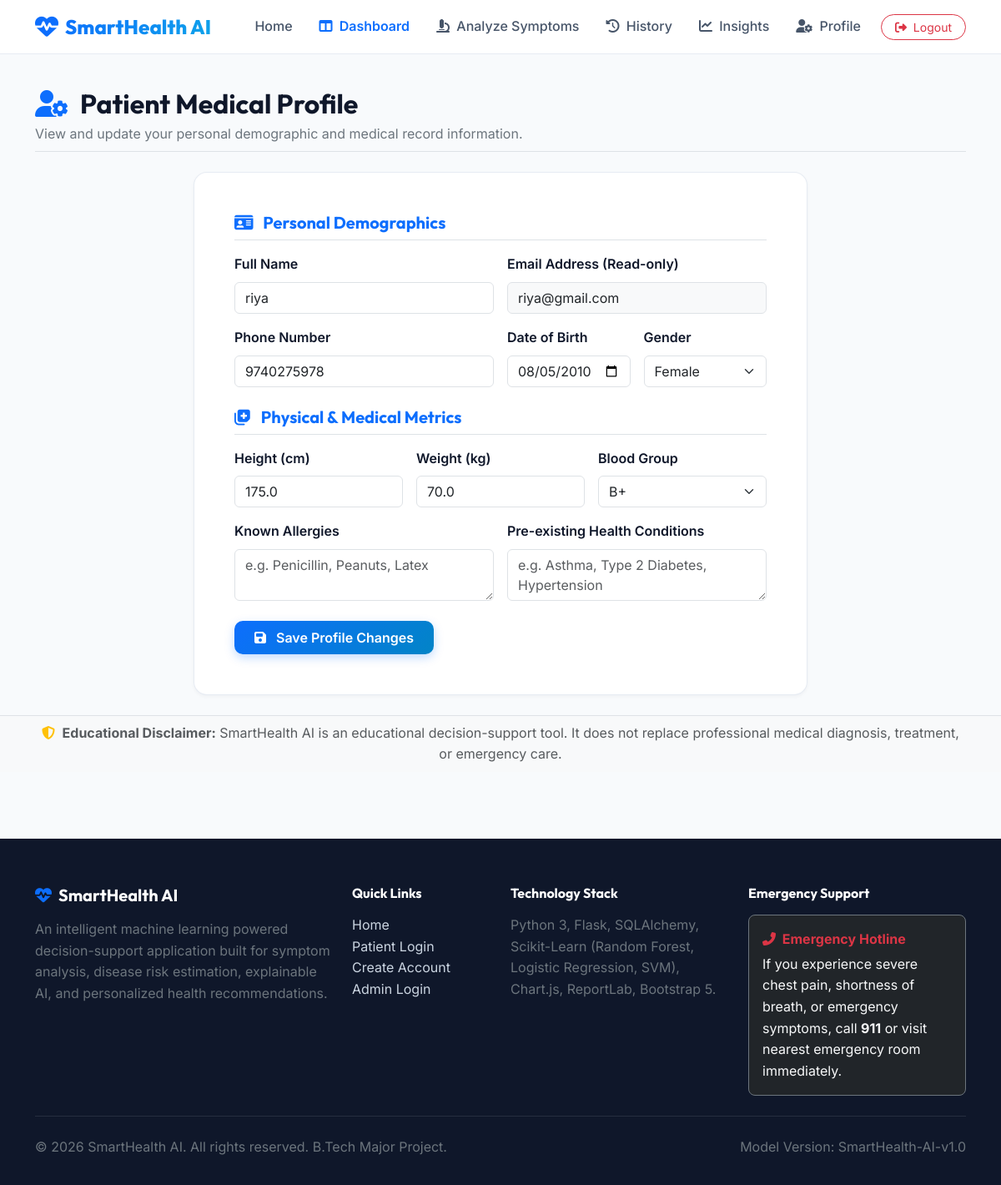
The page /patient/profile (signed in) on the database its author committed.
### app/models/user.py (models this page shows, shortened)
class User(UserMixin, db.Model):
    __tablename__ = 'users'
    id = db.Column(db.Integer, primary_key=True)
    name = db.Column(db.String(100), nullable=False)
    email = db.Column(db.String(120), unique=True, nullable=False, index=True)
    password_hash = db.Column(db.String(255), nullable=False)
    phone = db.Column(db.String(20), nullable=True)
    date_of_birth = db.Column(db.String(20), nullable=True)
    gender = db.Column(db.String(20), nullable=True)
    role = db.Column(db.String(20), nullable=False, default='patient') # 'patient' or 'admin'
    created_at = db.Column(db.DateTime, default=datetime.utcnow)
    is_active = db.Column(db.Boolean, default=True)
    profile = db.relationship('PatientProfile', backref='user', uselist=False, cascade='all, delete-orphan')
    predictions = db.relationship('Prediction', backref='user', lazy='dynamic', cascade='all, delete-orphan')
    def is_admin(self):
        return self.role == 'admin'

class PatientProfile(db.Model):
    __tablename__ = 'patient_profiles'
    id = db.Column(db.Integer, primary_key=True)
    user_id = db.Column(db.Integer, db.ForeignKey('users.id'), nullable=False, unique=True)
    height = db.Column(db.Float, nullable=True) # in cm
    weight = db.Column(db.Float, nullable=True) # in kg
    blood_group = db.Column(db.String(10), nullable=True)
    allergies = db.Column(db.Text, nullable=True)
    existing_conditions = db.Column(db.Text, nullable=True)

### app/routes/patient.py (the view, shortened to what this page needs)
@patient_bp.route('/profile', methods=['GET', 'POST'])
@login_required
def profile():
    user = current_user
    prof = PatientProfile.query.filter_by(user_id=user.id).first()
    return render_template('patient/profile.html', user=user, profile=prof)

### templates/patient/profile.html (shortened to what this page needs)
{% extends "base.html" %}
{% block content %}
<div class="container py-4">
    <div class="d-flex flex-column flex-md-row justify-content-between align-items-md-center mb-4 pb-2 border-bottom">
        <div>
            <h2 class="fw-bold mb-1"><i class="fa-solid fa-user-gear text-primary me-2"></i> Patient Medical Profile</h2>
            <p class="text-secondary mb-0 fs-7">View and update your personal demographic and medical record information.</p>
        </div>
    </div>
    <div class="row justify-content-center">
        <div class="col-lg-8">
            <div class="card-modern p-4 p-md-5">
                <form method="POST" action="{{ url_for('patient.profile') }}">
                    <h5 class="fw-bold text-primary mb-3 pb-2 border-bottom"><i class="fa-solid fa-id-card me-2"></i> Personal Demographics</h5>
                    <div class="row g-3 mb-4">
                        <div class="col-md-6">
                            <label class="form-label fs-7 fw-semibold">Full Name</label>
                            <input type="text" name="name" class="form-control" value="{{ user.name }}" required>
                        </div>
                        <div class="col-md-6">
                            <label class="form-label fs-7 fw-semibold">Email Address (Read-only)</label>
                            <input type="email" class="form-control bg-light" value="{{ user.email }}" readonly>
                        </div>
                        <div class="col-md-6">
                            <label class="form-label fs-7 fw-semibold">Phone Number</label>
                            <input type="tel" name="phone" class="form-control" value="{{ user.phone or '' }}">
                        </div>
                        <div class="col-md-3">
                            <label class="form-label fs-7 fw-semibold">Date of Birth</label>
                            <input type="date" name="date_of_birth" class="form-control" value="{{ user.date_of_birth or '' }}">
                        </div>
                        <div class="col-md-3">
                            <label class="form-label fs-7 fw-semibold">Gender</label>
                            <select name="gender" class="form-select">
                                <option value="Female" {% if user.gender == 'Female' %}selected{% endif %}>Female</option>
                            </select>
                        </div>
                    </div>
                    <h5 class="fw-bold text-primary mb-3 pb-2 border-bottom"><i class="fa-solid fa-notes-medical me-2"></i> Physical & Medical Metrics</h5>
                    <div class="row g-3 mb-4">
                        <div class="col-md-4">
                            <label class="form-label fs-7 fw-semibold">Height (cm)</label>
                            <input type="number" step="0.1" name="height" class="form-control" value="{{ profile.height if profile and profile.height else '' }}">
                        </div>
                        <div class="col-md-4">
                            <label class="form-label fs-7 fw-semibold">Weight (kg)</label>
                            <input type="number" step="0.1" name="weight" class="form-control" value="{{ profile.weight if profile and profile.weight else '' }}">
                        </div>
                        <div class="col-md-4">
                            <label class="form-label fs-7 fw-semibold">Blood Group</label>
                            <select name="blood_group" class="form-select">
                                {% for bg in ['A+', 'A-', 'B+', 'B-', 'O+', 'O-', 'AB+', 'AB-'] %}
                                    <option value="{{ bg }}" {% if profile and profile.blood_group == bg %}selected{% endif %}>{{ bg }}</option>
                                {% endfor %}
                            </select>
                        </div>
                        <div class="col-md-6">
                            <label class="form-label fs-7 fw-semibold">Known Allergies</label>
                            <textarea name="allergies" class="form-control" rows="2" placeholder="e.g. Penicillin, Peanuts, Latex">{{ profile.allergies if profile and profile.allergies else '' }}</textarea>
                        </div>
                        <div class="col-md-6">
                            <label class="form-label fs-7 fw-semibold">Pre-existing Health Conditions</label>
                            <textarea name="existing_conditions" class="form-control" rows="2" placeholder="e.g. Asthma, Type 2 Diabetes, Hypertension"></textarea>
                        </div>
                    </div>
                    <button type="submit" class="btn btn-primary-custom px-4 py-2">
                        <i class="fa-solid fa-floppy-disk me-2"></i> Save Profile Changes
                    </button>
                </form>
            </div>
        </div>
    </div>
</div>
{% endblock %}

### static/css/custom.css (style rules this page uses)
:root { --primary-color: #0d6efd; --primary-hover: #0b5ed7; --medical-teal: #0ea5e9; --accent-emerald: #10b981; --warning-amber: #f59e0b; --danger-rose: #ef4444; --dark-navy: #0f172a; --slate-gray: #475569; --light-bg: #f8fafc; --card-bg: #ffffff; --glass-bg: rgba(255, 255, 255, 0.85); --glass-border: rgba(226, 232, 240, 0.8); --shadow-sm: 0 2px 4px rgba(15, 23, 42, 0.04); --shadow-md: 0 10px 25px -5px rgba(15, 23, 42, 0.08); --shadow-lg: 0 20px 35px -10px rgba(15, 23, 42, 0.12); --radius-lg: 16px; --radius-md: 12px; }
body { font-family: 'Inter', system-ui, -apple-system, sans-serif; background-color: var(--light-bg); color: var(--dark-navy); line-height: 1.6; overflow-x: hidden; }
h1, h2, h3, h4, h5, h6, .navbar-brand { font-family: 'Outfit', sans-serif; font-weight: 700; }
.card-modern { background: var(--card-bg); border: 1px solid var(--glass-border); border-radius: var(--radius-lg); box-shadow: var(--shadow-sm); transition: transform 0.25s ease, box-shadow 0.25s ease; }
.btn-primary-custom { background: linear-gradient(135deg, #0d6efd 0%, #0284c7 100%); border: none; color: #ffffff; font-weight: 600; border-radius: 10px; padding: 0.75rem 1.75rem; transition: all 0.25s ease; box-shadow: 0 4px 12px rgba(13, 110, 253, 0.25); }

### rows shown on the page
User: name "riya", email "riya@gmail.com", phone "9740275978", date_of_birth "08/05/2010", gender "Female"
PatientProfile: height "175.0", weight "70.0", blood_group "B+"
